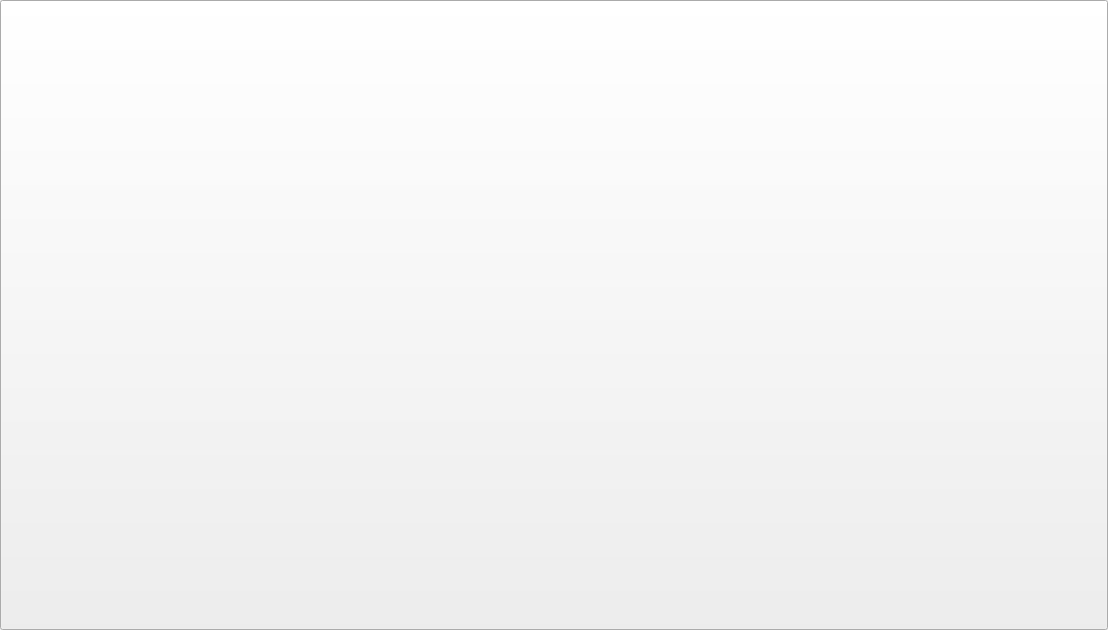
<?xml version="1.0" encoding="UTF-8"?>
<ui version="4.0">
 <class>IndexPushButton</class>
 <widget class="QPushButton" name="IndexPushButton">
  <property name="geometry">
   <rect>
    <x>0</x>
    <y>0</y>
    <width>1108</width>
    <height>630</height>
   </rect>
  </property>
  <property name="sizePolicy">
   <sizepolicy hsizetype="Preferred" vsizetype="Preferred">
    <horstretch>0</horstretch>
    <verstretch>0</verstretch>
   </sizepolicy>
  </property>
  <property name="minimumSize">
   <size>
    <width>0</width>
    <height>0</height>
   </size>
  </property>
  <property name="font">
   <font>
    <family>Arial Black</family>
    <pointsize>350</pointsize>
    <underline>false</underline>
    <kerning>false</kerning>
   </font>
  </property>
  <property name="windowTitle">
   <string>IndexPushButton</string>
  </property>
  <property name="windowOpacity">
   <double>1.000000000000000</double>
  </property>
  <property name="layoutDirection">
   <enum>Qt::LeftToRight</enum>
  </property>
  <property name="autoFillBackground">
   <bool>false</bool>
  </property>
  <property name="text">
   <string/>
  </property>
  <property name="checkable">
   <bool>false</bool>
  </property>
  <property name="checked">
   <bool>false</bool>
  </property>
  <property name="autoRepeat">
   <bool>false</bool>
  </property>
  <property name="autoExclusive">
   <bool>false</bool>
  </property>
  <property name="autoDefault">
   <bool>false</bool>
  </property>
  <property name="default">
   <bool>false</bool>
  </property>
  <property name="flat">
   <bool>false</bool>
  </property>
  <layout class="QGridLayout" name="gridLayout">
   <item row="0" column="0">
    <widget class="QLabel" name="label">
     <property name="font">
      <font>
       <pointsize>350</pointsize>
       <underline>false</underline>
       <kerning>false</kerning>
      </font>
     </property>
     <property name="text">
      <string> </string>
     </property>
     <property name="alignment">
      <set>Qt::AlignCenter</set>
     </property>
     <property name="wordWrap">
      <bool>false</bool>
     </property>
    </widget>
   </item>
  </layout>
 </widget>
 <resources/>
 <connections/>
</ui>
